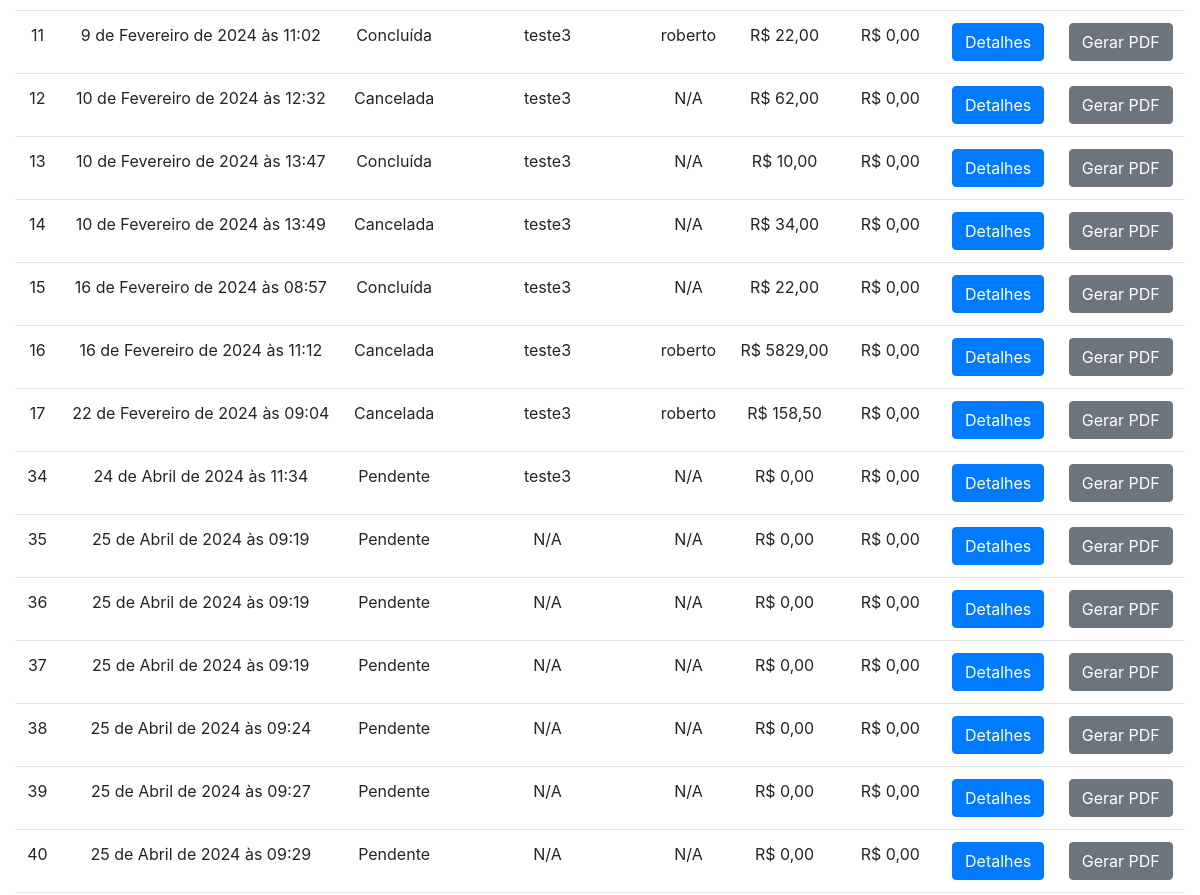
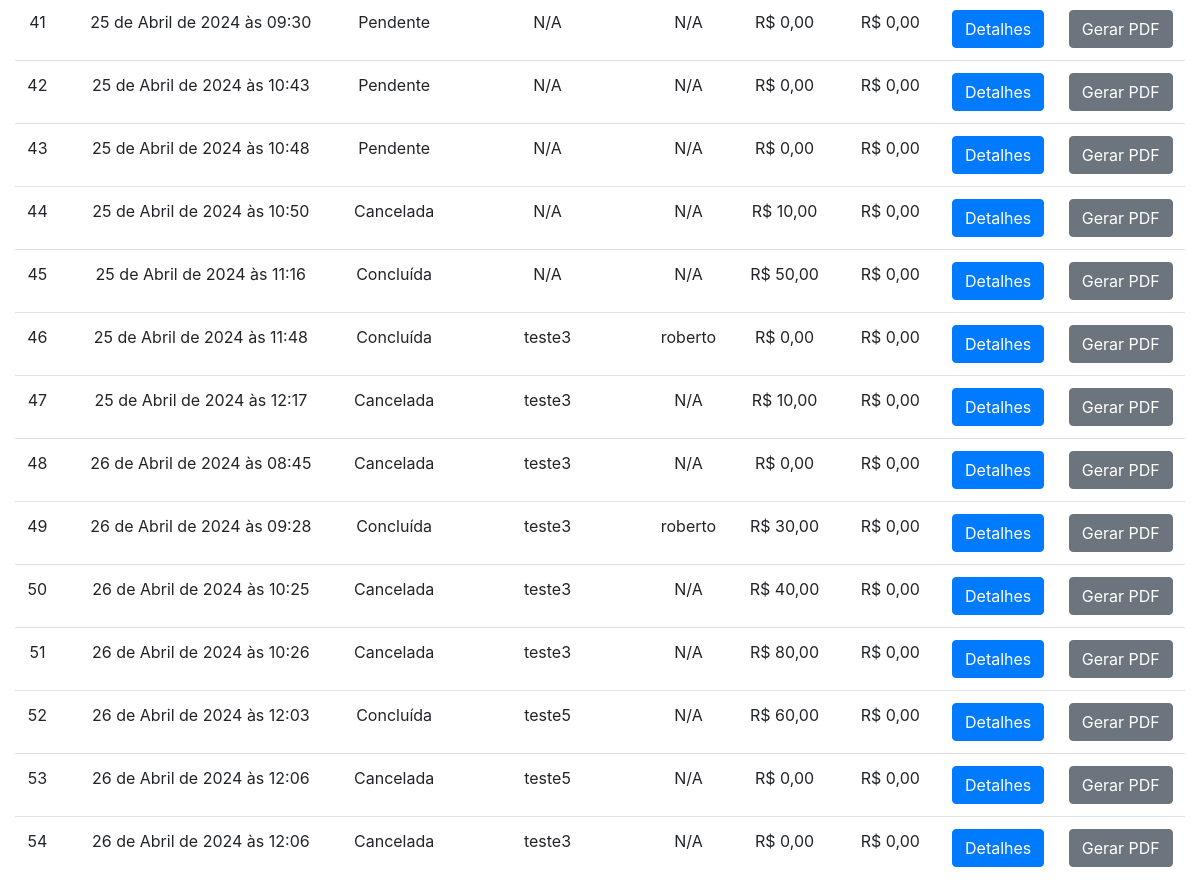
Before: /historico_vendas/ (signed in, lower part) with the older database file (2 pictures, top to bottom).
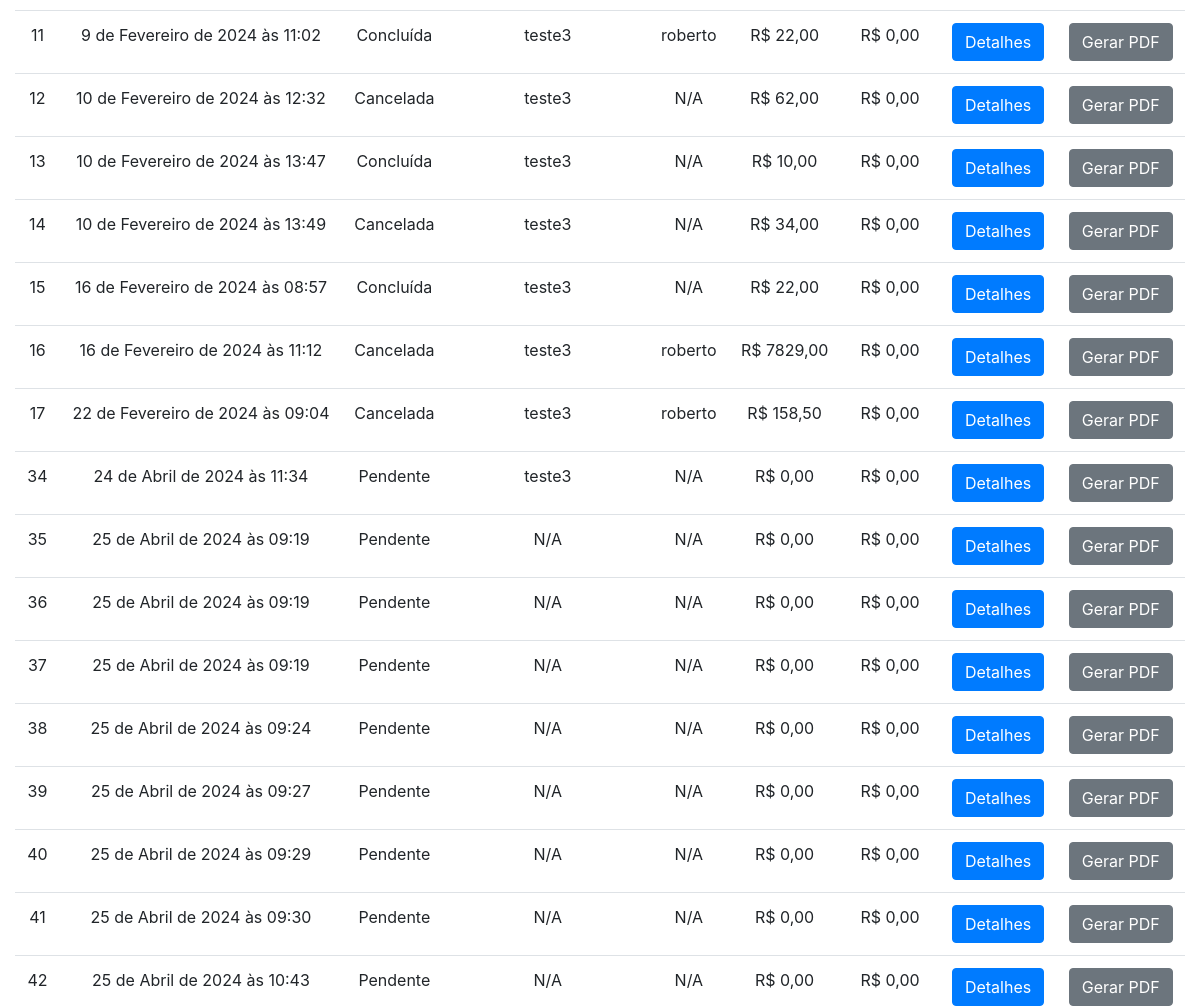
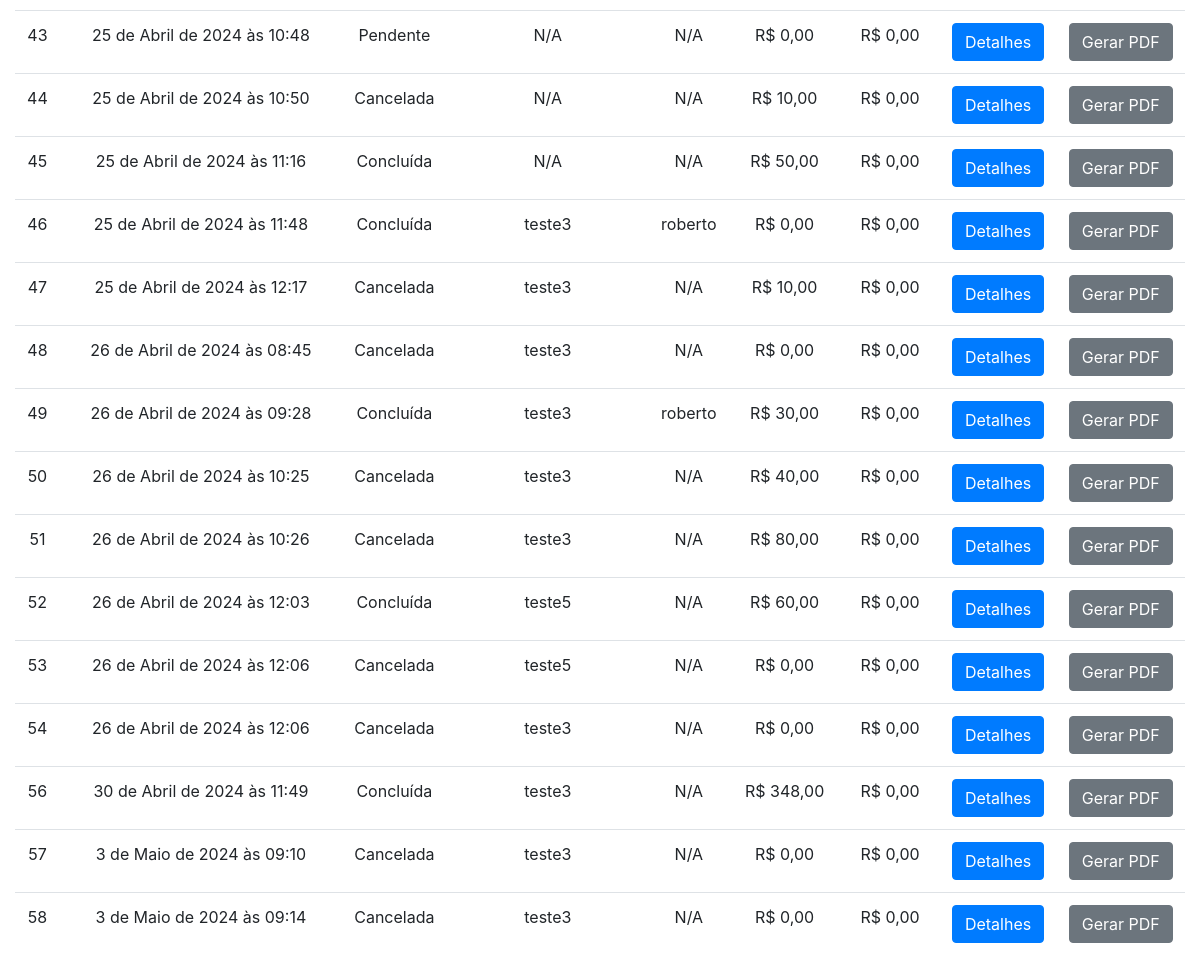
After: the same page with the newer database file (2 pictures, top to bottom).
### pdvweb/models.py (models this page shows, shortened)
class Venda(models.Model):
    STATUS_PENDENTE = 'pendente'
    STATUS_CONCLUIDA = 'concluida'
    STATUS_CANCELADA = 'cancelada'
    STATUS_CHOICES = [
        (STATUS_PENDENTE, 'Pendente'),
        (STATUS_CONCLUIDA, 'Concluída'),
        (STATUS_CANCELADA, 'Cancelada'),
    ]
    data = models.DateTimeField(auto_now_add=True)
    status = models.CharField(
        max_length=20, choices=STATUS_CHOICES, default=STATUS_PENDENTE)
    valor_total = models.DecimalField(
        max_digits=10, decimal_places=2, default=0.0)
    desconto = models.DecimalField(max_digits=5, decimal_places=2, default=0.0)
    operador = models.ForeignKey(
        'Operador', on_delete=models.SET_NULL, null=True)
    cliente = models.ForeignKey(
        'Cliente', on_delete=models.SET_NULL, null=True)
    caixasvenda = models.ForeignKey('Caixa', related_name='caixasvenda', on_delete=models.SET_NULL, blank=True, null=True)

class Operador(models.Model):
    nome = models.CharField(max_length=255)
    email = models.EmailField()
    telefone = models.CharField(max_length=20, blank=True, null=True)
    usuarios = models.ManyToManyField(
        'CustomUser', related_name='operadores', blank=True)
    caixasoperador = models.ForeignKey('Caixa', related_name='caixasoperador', on_delete=models.SET_NULL, blank=True, null=True)

class Cliente(models.Model):
    nome = models.CharField(max_length=255)
    email = models.EmailField()
    telefone = models.CharField(max_length=20, blank=True, null=True)
    cpf = models.CharField(max_length=14, unique=True,
                           default='000.000.000-00')

### pdvweb/views.py (the view)
# urls.py: path('historico_vendas/', views.historico_vendas, name='historico_vendas'),
@login_required
def historico_vendas(request):
    vendas = Venda.objects.all()
    return render(request, 'pdvweb/historico_vendas.html', {'vendas': vendas})

### pdvweb/templates/pdvweb/historico_vendas.html (shortened to what this page needs)
{% extends 'pdvweb/base.html' %}
{% block content %}
<table class="table">
  <tbody class="text-center">
    {% for venda in vendas %}
    <tr>
      <td>{{ venda.id }}</td>
      <td>{{ venda.data }}</td>
      <td>{{ venda.get_status_display }}</td>
      <td>{% if venda.operador %}{{ venda.operador.nome }}{% else %}N/A{% endif %}</td>
      <td>{% if venda.cliente %}{{ venda.cliente.nome }}{% else %}N/A{% endif %}</td>
      <td>R$ {{ venda.valor_total }}</td>
      <td>R$ {{ venda.desconto }}</td>
      <td><a href="{% url 'pdvweb:detalhes_venda' venda.id %}" class="btn btn-primary">Detalhes</a></td>
      <td><a href="{% url 'pdvweb:gerar_pdf_venda' venda.id %}" class="btn btn-secondary">Gerar PDF</a></td>
    </tr>
    {% endfor %}
  </tbody>
</table>
{% endblock %}

### pdvweb/templates/pdvweb/base.html (shortened to what this page needs)
<!DOCTYPE html>
<html lang="en">
<head>
    <link rel="stylesheet" href="https://cdnjs.cloudflare.com/ajax/libs/font-awesome/5.15.4/css/all.min.css" />
    <link rel="stylesheet" href="https://maxcdn.bootstrapcdn.com/bootstrap/4.0.0/css/bootstrap.min.css">
</head>
<br>
<body class="d-flex flex-column vh-100">
    <div class="container-fluid flex-grow-1">
        {% block content %}{% endblock %}
    </div>
</body>
</html>

Changed rows visible on the page:
changed Venda "16 de Fevereiro de 2024 às 11:12": valor_total "5829,00" → "7829,00"
added Venda: id "56", data "30 de Abril de 2024 às 11:49", status "Concluída", operador.nome "teste3", shows "N/A", valor_total "348,00", desconto "0,00"
added Venda: id "57", data "3 de Maio de 2024 às 09:10", status "Cancelada", operador.nome "teste3", shows "N/A", valor_total "0,00", desconto "0,00"
added Venda: id "58", data "3 de Maio de 2024 às 09:14", status "Cancelada", operador.nome "teste3", shows "N/A", valor_total "0,00", desconto "0,00"
